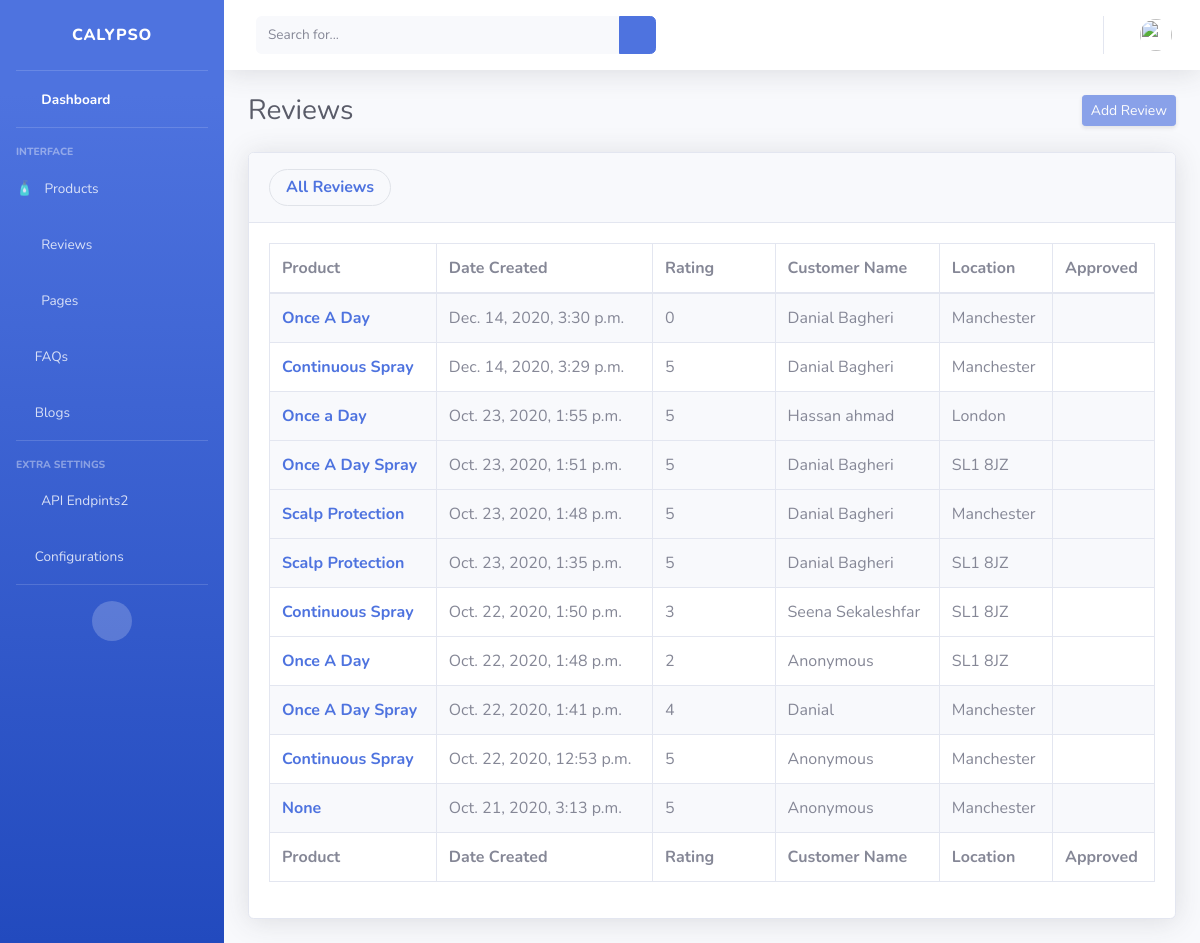
The page /dashboard/reviews/ (signed in) on the database its author committed.
### review/models.py (models this page shows, shortened)
class Review(models.Model):
    product = models.ForeignKey(
        Product, null=True, on_delete=models.SET_NULL)
    user = models.ForeignKey(User, verbose_name="user",
                             blank=True, null=True, on_delete=models.SET_NULL)
    customer_name = models.CharField(max_length=200, blank=True, null=True)
    customer_email = models.EmailField(max_length=254, blank=True, null=True)
    location = models.CharField(max_length=200, blank=True, null=True)
    source = models.CharField(max_length=200, blank=True, null=True)
    score = models.PositiveIntegerField()
    approved = models.BooleanField(default=False)
    recommended = models.BooleanField(default=False)
    title = models.CharField(max_length=200, blank=True, null=True)
    comment = models.TextField(blank=True)
    ip_address = models.GenericIPAddressField(blank=True, null=True)
    date_created = models.DateTimeField(auto_now_add=True)
    like = models.PositiveIntegerField(default=0, blank=True, null=True)
    dislike = models.PositiveIntegerField(default=0, blank=True, null=True)
    reply = models.ManyToManyField(
        Reply, related_name="review", verbose_name="Replies", blank=True)
    opened = models.BooleanField(default=False)
    class Meta:
        ordering = ("-date_created",)
    @ property
    def name(self):
        if self.user is not None:
            return self.user.get_full_name()
        elif self.customer_name is None:
            return "Anonymous"
        else:
            return self.customer_name

### product/models.py (models this page shows, shortened)
class Product(models.Model):
    name = models.CharField(_('name'), max_length=300)
    sub_title = models.CharField(_('sub title'), max_length=300)
    slug = models.SlugField(_("slug"), unique=True)
    description = models.TextField(blank=True, null=True)
    direction_of_use = models.TextField(blank=True, null=True)
    tags = models.ManyToManyField("Tag", verbose_name=_("tags"), blank=True)
    keyword = models.ManyToManyField("Keyword", verbose_name=_("keywords"), blank=True)
    types = models.ManyToManyField(
        "ProductType", verbose_name=_("types"), blank=True)
    top_seller = models.BooleanField(default=False)
    def __str__(self):
        return self.name

### dashboard/views.py (the view)
# urls.py: path('reviews/', views.ReviewList.as_view(), name="reviews"),
class ReviewList(StaffRequiredMixin, ListView):
    model = Review
    context_object_name = 'reviews'
    template_name = 'dashboard/reviews/list.html'

### dashboard/views.py (called while the page is built)
    def test_func(self):
        return self.request.user.is_staff

### templates/dashboard/reviews/list.html
{% extends "dashboard/admin-base.html" %} {% load static %}
{% block content %}
<div class="container-fluid">
  <div class="d-sm-flex align-items-center justify-content-between mb-4">
    <h1 class="h3 mb-0 text-gray-800">Reviews</h1>
    <div>
      <button
        href="#"
        class="d-none d-sm-inline-block btn btn-sm btn-primary shadow-sm"
        disabled
        >
        Add Review
      </button>
    </div>
  </div>
  <div class="card shadow mb-4">
    <div class="card-header py-3">
      <a href="{% url "dashboard:reviews" %}" style="float:left;" class="nav-link mr-4 panel-tab">
      <h6 class="m-0 font-weight-bold text-primary">All Reviews</h6>
      </a>
    </div>
    <div class="card-body">
      <div class="table-responsive">
        <table
          class="table table-bordered table-hover"
          id="dataTable"
          width="100%"
          cellspacing="0"
        >
          <thead>
            <tr>
              <th scope="col">Product</th>
              <th scope="col">Date Created</th>
              <th scope="col">Rating</th>
              <th scope="col">Customer Name</th>
              <th scope="col">Location</th>
              <th scope="col">Approved</th>
            </tr>
          </thead>
          <tfoot>
            <tr>
              <th scope="col">Product</th>
              <th scope="col">Date Created</th>
              <th scope="col">Rating</th>
              <th scope="col">Customer Name</th>
              <th scope="col">Location</th>
              <th scope="col">Approved</th>
            </tr>
          </tfoot>
          <tbody>
            {% for review in reviews %}
            <tr class="{% if review.opened == False %}bg-light{% endif %}">
              <th scope="row"><a href="{% url "dashboard:review-edit" review.pk %}">{{ review.product  }}</a></th>
              <td>{{ review.date_created }}</td>
              <td>
                {{ review.score }}
                {%for i in  "1"|ljust:review.score|make_list %}
                <i class="text-danger fas fa-star"></i>
                {% endfor %}
              </td>
              <td>{{ review.name }}</td>
              <td>{{ review.location }}</td>
              <td>
                {% if review.approved %}
                    <i class="text-success fas fa-check-circle"></i>
                {% else %}
                    <i class="text-warning fas fa-times-circle"></i>
                {% endif%}
            </td>
            </tr>
            {% endfor %}
          </tbody>
        </table>
      </div>
    </div>
  </div>
</div>
{% endblock %}

### rows shown on the page
Review: product "Once A Day", date_created "Dec. 14, 2020, 3:30 p.m.", score "0", name "Danial Bagheri", location "Manchester", approved True (drawn)
Review: product "Continuous Spray", date_created "Dec. 14, 2020, 3:29 p.m.", score "5", name "Danial Bagheri", location "Manchester", approved False (drawn)
Review: product "Once a Day", date_created "Oct. 23, 2020, 1:55 p.m.", score "5", name "Hassan ahmad", location "London", approved True (drawn)
Review: product "Once A Day Spray", date_created "Oct. 23, 2020, 1:51 p.m.", score "5", name "Danial Bagheri", location "SL1 8JZ", approved True (drawn)
Review: product "Scalp Protection", date_created "Oct. 23, 2020, 1:48 p.m.", score "5", name "Danial Bagheri", location "Manchester", approved False (drawn)
Review: product "Scalp Protection", date_created "Oct. 23, 2020, 1:35 p.m.", score "5", name "Danial Bagheri", location "SL1 8JZ", approved False (drawn)
Review: product "Continuous Spray", date_created "Oct. 22, 2020, 1:50 p.m.", score "3", name "Seena Sekaleshfar", location "SL1 8JZ", approved False (drawn)
Review: product "Once A Day", date_created "Oct. 22, 2020, 1:48 p.m.", score "2", name "Anonymous", location "SL1 8JZ", approved False (drawn)
Review: product "Once A Day Spray", date_created "Oct. 22, 2020, 1:41 p.m.", score "4", name "Danial", location "Manchester", approved False (drawn)
Review: product "Continuous Spray", date_created "Oct. 22, 2020, 12:53 p.m.", score "5", name "Anonymous", location "Manchester", approved True (drawn)
Review: product "None", date_created "Oct. 21, 2020, 3:13 p.m.", score "5", name "Anonymous", location "Manchester", approved False (drawn)
